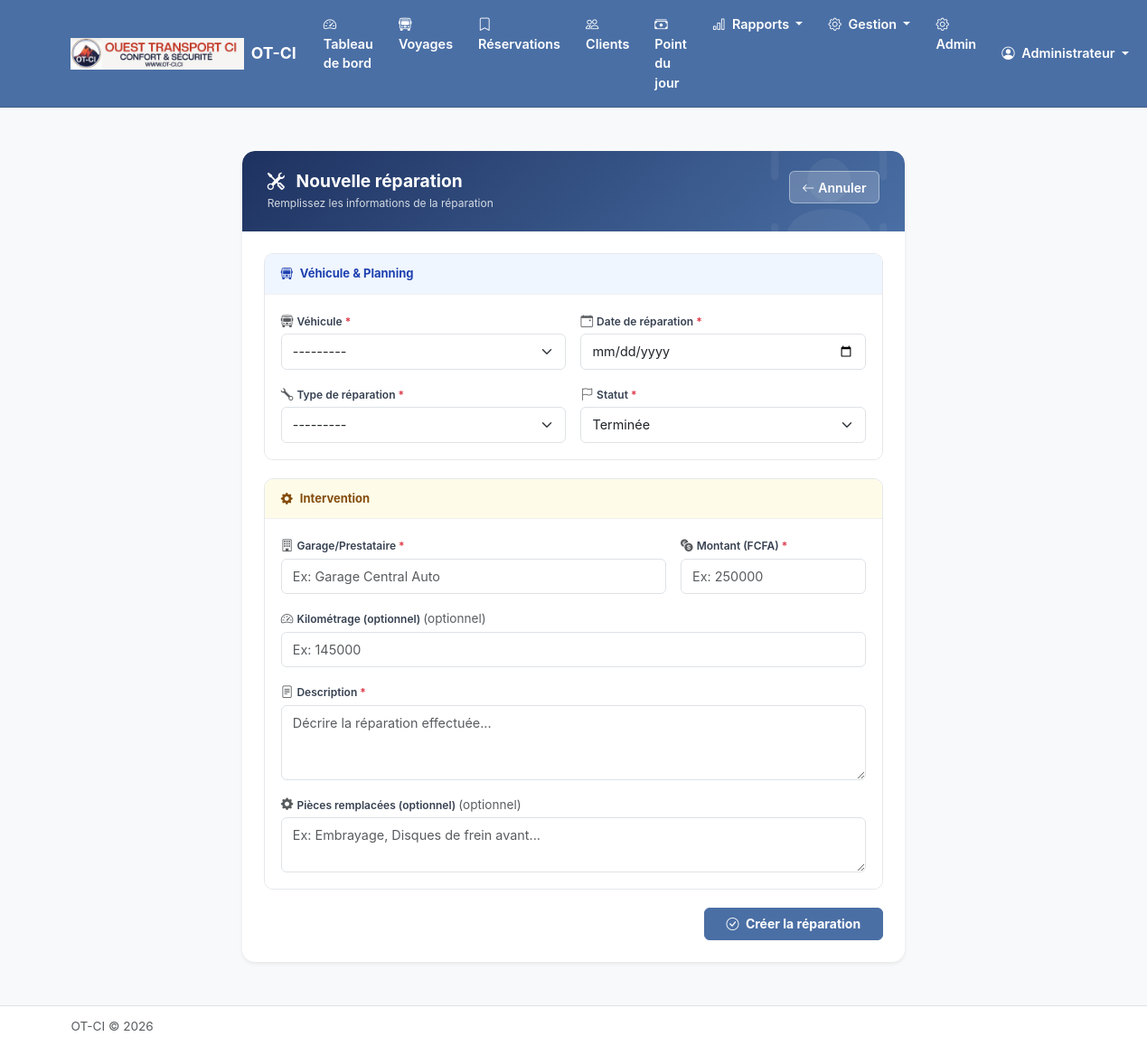
Screenshot of /vehicules/reparations/ajouter/ (signed in) with the database file from the repository.
### apps/compagnie/models.py (models this page shows, shortened)
class Compagnie(models.Model):
    nom = models.CharField(max_length=200, verbose_name="Nom de la compagnie")
    logo = models.ImageField(
        upload_to='logos/',
        blank=True,
        null=True,
        verbose_name="Logo"
    )
    nom_pdg = models.CharField(max_length=200, verbose_name="Nom du PDG")
    adresse = models.TextField(blank=True, verbose_name="Adresse")
    telephone = models.CharField(max_length=20, blank=True, verbose_name="Téléphone")
    email = models.EmailField(blank=True, verbose_name="Email")
    utiliser_souche = models.BooleanField(
        default=False,
        verbose_name="Imprimer avec souche",
        help_text="Si activé, chaque ticket payé sera imprimé avec une souche détachable pour la compagnie"
    )
    date_creation = models.DateTimeField(auto_now_add=True)
    date_modification = models.DateTimeField(auto_now=True)
    class Meta:
        verbose_name = "Compagnie"
        verbose_name_plural = "Compagnie"
    @classmethod
    def get_instance(cls):
        return cls.objects.first()

### apps/personnel/models.py (models this page shows, shortened)
class Utilisateur(AbstractUser):
    ROLE_CHOICES = [
        ('pdg', 'PDG'),
        ('super_admin', 'Super Administrateur'),
        ('manager', 'Manager'),
        ('chef_gare', 'Chef de Gare'),
        ('guichetier', 'Guichetier'),
    ]
    nom_complet = models.CharField(max_length=200, verbose_name="Nom complet")
    telephone = models.CharField(max_length=20, blank=True, verbose_name="Téléphone")
    role = models.CharField(
        max_length=20,
        choices=ROLE_CHOICES,
        default='guichetier',
        verbose_name="Rôle"
    )
    gare = models.ForeignKey(
        'gares.Gare',
        on_delete=models.SET_NULL,
        null=True,
        blank=True,
        related_name='utilisateurs',
        verbose_name="Gare"
    )
    actif = models.BooleanField(default=True, verbose_name="Actif")
    date_creation = models.DateTimeField(auto_now_add=True)
    date_modification = models.DateTimeField(auto_now=True)
    objects = UtilisateurManager()
    EMAIL_FIELD = 'email'
    USERNAME_FIELD = 'username'
    REQUIRED_FIELDS = ['nom_complet']
    class Meta:
        verbose_name = "Utilisateur"
        verbose_name_plural = "Utilisateurs"
        ordering = ['nom_complet']
    @property
    def is_super_admin(self):
        return self.role == 'super_admin'
    @property
    def has_global_access(self):
        return self.role in ['pdg', 'super_admin', 'manager']

### apps/vehicules/views.py (the view, shortened to what this page needs)
# urls.py: path('reparations/ajouter/', views.ReparationVehiculeCreateView.as_view(), name='reparation_create'),
class ReparationVehiculeCreateView(AdminRequiredMixin, CreateView):
    model = ReparationVehicule
    form_class = ReparationVehiculeForm
    template_name = 'vehicules/reparation_form.html'
    def get_initial(self):
        initial = super().get_initial()
        vehicule_id = self.request.GET.get('vehicule')
        if vehicule_id:
            initial['vehicule'] = vehicule_id
        return initial

### templates/vehicules/reparation_form.html (shortened to what this page needs)
{% extends 'base.html' %}
{% block content %}
<div class="container py-4">
    <div class="row justify-content-center">
        <div class="col-lg-8">
            <div class="card shadow-sm" style="border:none;border-radius:14px;overflow:hidden;">
                <div class="form-header">
                    <div class="d-flex justify-content-between align-items-start">
                        <div>
                            <h4>
                                <i class="bi bi-tools me-2"></i>
                                {% if form.instance.pk %}Modifier la réparation{% else %}Nouvelle réparation{% endif %}
                            </h4>
                            {% if form.instance.pk %}
                            <div class="d-flex gap-2 mt-2 flex-wrap">
                                <span class="rep-chip">
                                    <i class="bi bi-bus-front"></i>{{ form.instance.vehicule.immatriculation }}
                                </span>
                                <span class="rep-chip">
                                    <i class="bi bi-wrench"></i>{{ form.instance.type_reparation.nom }}
                                </span>
                                <span class="rep-chip">
                                    {% if form.instance.statut == 'terminee' %}
                                        <i class="bi bi-check-circle"></i> Terminée
                                    {% elif form.instance.statut == 'en_cours' %}
                                        <i class="bi bi-hourglass-split"></i> En cours
                                    {% else %}
                                        <i class="bi bi-clock"></i> En attente
                                    {% endif %}
                                </span>
                            </div>
                            {% else %}
                            <div class="mt-1" style="font-size:12px;opacity:0.8;">
                                Remplissez les informations de la réparation
                            </div>
                            {% endif %}
                        </div>
                        <a href="{% url 'vehicules:reparation_list' %}" class="btn btn-sm"
                           style="background:rgba(255,255,255,0.2);color:#fff;border:1.5px solid rgba(255,255,255,0.4);font-weight:600;">
                            <i class="bi bi-arrow-left me-1"></i>Annuler
                        </a>
                    </div>
                </div>
                <div class="card-body p-4">
                    <form method="post" novalidate>
                        <div class="section-card sec-planning">
                            <div class="section-header">
                                <i class="bi bi-bus-front"></i> Véhicule &amp; Planning
                            </div>
                            <div class="section-body">
                                <div class="row g-3">
                                    <div class="col-md-6">
                                        <label class="form-label">
                                            <i class="bi bi-bus-front me-1 text-muted"></i>{{ form.vehicule.label }} <span class="text-danger">*</span>
                                        </label>
                                        {{ form.vehicule }}
                                    </div>
                                    <div class="col-md-6">
                                        <label class="form-label">
                                            <i class="bi bi-calendar-event me-1 text-muted"></i>{{ form.date_reparation.label }} <span class="text-danger">*</span>
                                        </label>
                                        {{ form.date_reparation }}
                                    </div>
                                    <div class="col-md-6">
                                        <label class="form-label">
                                            <i class="bi bi-wrench me-1 text-muted"></i>{{ form.type_reparation.label }} <span class="text-danger">*</span>
                                        </label>
                                        {{ form.type_reparation }}
                                    </div>
                                    <div class="col-md-6">
                                        <label class="form-label">
                                            <i class="bi bi-flag me-1 text-muted"></i>{{ form.statut.label }} <span class="text-danger">*</span>
                                        </label>
                                        {{ form.statut }}
                                    </div>
                                </div>
                            </div>
                        </div>
                        <div class="section-card sec-interv">
                            <div class="section-header">
                                <i class="bi bi-gear-fill"></i> Intervention
                            </div>
                            <div class="section-body">
                                <div class="row g-3">
                                    <div class="col-md-8">
                                        <label class="form-label">
                                            <i class="bi bi-building me-1 text-muted"></i>{{ form.garage_prestataire.label }} <span class="text-danger">*</span>
                                        </label>
                                        {{ form.garage_prestataire }}
                                    </div>
                                    <div class="col-md-4">
                                        <label class="form-label">
                                            <i class="bi bi-currency-exchange me-1 text-muted"></i>{{ form.montant.label }} <span class="text-danger">*</span>
                                        </label>
                                        {{ form.montant }}
                                    </div>
                                    <div class="col-12">
                                        <label class="form-label">
                                            <i class="bi bi-speedometer2 me-1 text-muted"></i>{{ form.kilometrage.label }}
                                            <span class="text-muted fw-normal">(optionnel)</span>
                                        </label>
                                        {{ form.kilometrage }}
                                    </div>
                                    <div class="col-12">
                                        <label class="form-label">
                                            <i class="bi bi-file-text me-1 text-muted"></i>{{ form.description.label }} <span class="text-danger">*</span>
                                        </label>
                                        {{ form.description }}
                                    </div>
                                    <div class="col-12">
                                        <label class="form-label">
                                            <i class="bi bi-gear-fill me-1 text-muted"></i>{{ form.pieces_remplacees.label }}
                                            <span class="text-muted fw-normal">(optionnel)</span>
                                        </label>
                                        {{ form.pieces_remplacees }}
                                    </div>
                                </div>
                            </div>
                        </div>
                        <div class="d-flex justify-content-end mt-2">
                            <button type="submit" class="btn btn-primary fw-bold px-4">
                                <i class="bi bi-check-circle me-1"></i>
                                {% if form.instance.pk %}Enregistrer les modifications{% else %}Créer la réparation{% endif %}
                            </button>
                        </div>
                    </form>
                </div>
            </div>
        </div>
    </div>
</div>
{% endblock %}

### templates/base.html (shortened to what this page needs)
{% load static %}
<!DOCTYPE html>
<html lang="fr">
<head>
    <link href="https://cdn.jsdelivr.net/npm/bootstrap@5.3.2/dist/css/bootstrap.min.css" rel="stylesheet">
    <link href="https://cdn.jsdelivr.net/npm/bootstrap-icons@1.11.1/font/bootstrap-icons.css" rel="stylesheet">
    <link href="{% static 'css/custom.css' %}" rel="stylesheet">
</head>
<body>
    <nav class="navbar navbar-expand-lg navbar-dark sticky-top">
        <div class="container">
            <a class="navbar-brand d-flex align-items-center" href="{% url 'guichet:dashboard' %}">
                {% if compagnie and compagnie.logo %}
                    <img src="{{ compagnie.logo.url }}" alt="Logo" height="35" class="me-2">
                {% endif %}
                <span>{% if compagnie %}{{ compagnie.nom }}{% else %}Gestion Billetterie{% endif %}</span>
            </a>
            <div class="collapse navbar-collapse" id="navbarNav">
                {% if user.is_authenticated %}
                <ul class="navbar-nav me-auto">
                    <li class="nav-item">
                        <a class="nav-link {% if request.resolver_match.url_name == 'dashboard' %}active{% endif %}"
                           href="{% url 'guichet:dashboard' %}">
                            <i class="bi bi-speedometer2 me-1"></i> Tableau de bord
                        </a>
                    </li>
                    <li class="nav-item">
                        <a class="nav-link {% if request.resolver_match.url_name == 'voyage_list' %}active{% endif %}"
                           href="{% url 'guichet:voyage_list' %}">
                            <i class="bi bi-bus-front me-1"></i> Voyages
                        </a>
                    </li>
                    <li class="nav-item">
                        <a class="nav-link {% if request.resolver_match.url_name == 'reservations' %}active{% endif %}"
                           href="{% url 'guichet:reservations' %}">
                            <i class="bi bi-bookmark me-1"></i> Réservations
                        </a>
                    </li>
                    <li class="nav-item">
                        <a class="nav-link {% if 'clients' in request.path %}active{% endif %}"
                           href="{% url 'clients:client_list' %}">
                            <i class="bi bi-people me-1"></i> Clients
                        </a>
                    </li>
                    <li class="nav-item">
                        <a class="nav-link {% if 'comptabilite' in request.path %}active{% endif %}"
                           href="{% url 'comptabilite:point_journalier' %}">
                            <i class="bi bi-cash-stack me-1"></i> Point du jour
                        </a>
                    </li>
                    <li class="nav-item dropdown">
                        <a class="nav-link dropdown-toggle" href="#" data-bs-toggle="dropdown">
                            <i class="bi bi-bar-chart me-1"></i> Rapports
                        </a>
                    </li>
                    <li class="nav-item dropdown">
                        <a class="nav-link dropdown-toggle" href="#" data-bs-toggle="dropdown">
                            <i class="bi bi-gear me-1"></i> Gestion
                        </a>
                    </li>
                    {% if user.is_superuser %}
                    <li class="nav-item">
                        <a class="nav-link" href="{% url 'admin:index' %}">
                            <i class="bi bi-gear me-1"></i> Admin
                        </a>
                    </li>
                    {% endif %}
                </ul>
                <ul class="navbar-nav">
                    <li class="nav-item dropdown">
                        <a class="nav-link dropdown-toggle" href="#" data-bs-toggle="dropdown">
                            <i class="bi bi-person-circle me-1"></i>
                            {{ user.nom_complet|default:user.username }}
                        </a>
                    </li>
                </ul>
                {% endif %}
            </div>
        </div>
    </nav>
    <main class="py-4">
        {% block content %}{% endblock %}
    </main>
    <footer class="py-3 mt-auto border-top bg-white">
        <div class="container">
            <div class="d-flex justify-content-between align-items-center">
                <span class="text-muted">
                    {% if compagnie %}{{ compagnie.nom }}{% else %}Gestion Billetterie{% endif %} &copy; {% now "Y" %}
                </span>
            </div>
        </div>
    </footer>
</body>
</html>

### rows the page displays
Compagnie: logo (picture), nom "OT-CI"
Utilisateur: nom_complet "Administrateur"
